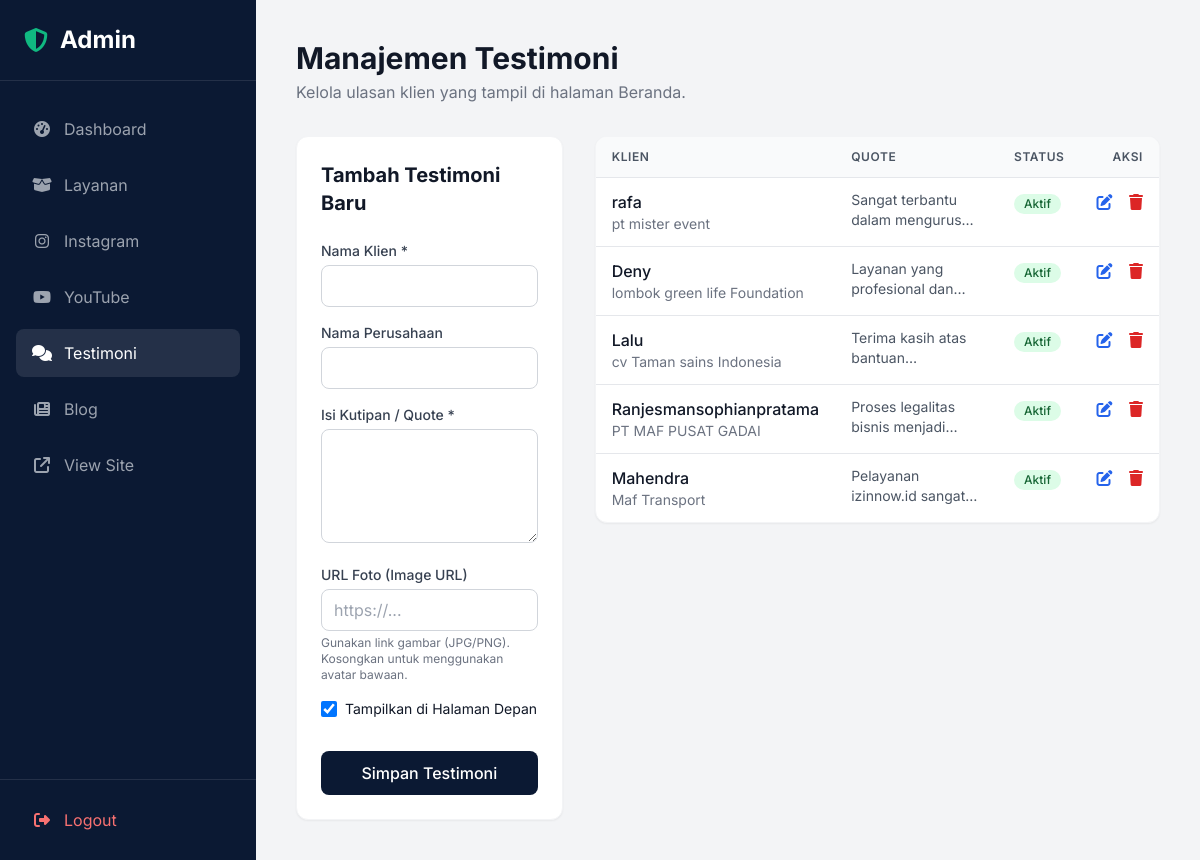
Page /admin/testimoni.php (signed in) on the committed database.
### tables this page shows
CREATE TABLE `testimonials` (
  `id` int(11) NOT NULL,
  `client_name` varchar(255) NOT NULL,
  `company_name` varchar(255) DEFAULT NULL,
  `quote` text NOT NULL,
  `image_url` varchar(255) DEFAULT NULL,
  `video_url` varchar(255) DEFAULT NULL,
  `is_active` tinyint(1) DEFAULT 1
);

### admin/testimoni.php (the view, shortened to what this page needs)
<?php
require_once '../includes/db.php';
include 'includes/header.php';
$stmt = $pdo->query("SELECT * FROM testimonials ORDER BY id DESC");
$testimonials = $stmt->fetchAll();
$editData = null;
?>
<div class="mb-8 flex justify-between items-center">
    <div>
        <h1 class="text-3xl font-bold text-gray-900">Manajemen Testimoni</h1>
        <p class="text-gray-500 mt-1">Kelola ulasan klien yang tampil di halaman Beranda.</p>
    </div>
</div>
<div class="grid grid-cols-1 lg:grid-cols-3 gap-8">
    <div class="lg:col-span-1 bg-white rounded-xl shadow-sm border border-gray-100 p-6 self-start sticky top-6">
        <h2 class="text-xl font-bold text-gray-900 mb-6"><?= $editData ? 'Edit Testimoni' : 'Tambah Testimoni Baru' ?></h2>
        <form action="testimoni.php" method="POST" class="space-y-4">
            <div>
                <label class="block text-sm font-medium text-gray-700 mb-1">Nama Klien *</label>
                <input type="text" name="client_name" required value="<?= htmlspecialchars($editData['client_name'] ?? '') ?>" class="w-full rounded-lg border border-gray-300 px-3 py-2 focus:ring-accent focus:border-accent">
            </div>
            <div>
                <label class="block text-sm font-medium text-gray-700 mb-1">Nama Perusahaan</label>
                <input type="text" name="company_name" value="<?= htmlspecialchars($editData['company_name'] ?? '') ?>" class="w-full rounded-lg border border-gray-300 px-3 py-2 focus:ring-accent focus:border-accent">
            </div>
            <div>
                <label class="block text-sm font-medium text-gray-700 mb-1">Isi Kutipan / Quote *</label>
                <textarea name="quote" required rows="4" class="w-full rounded-lg border border-gray-300 px-3 py-2 focus:ring-accent focus:border-accent"><?= htmlspecialchars($editData['quote'] ?? '') ?></textarea>
            </div>
            <div>
                <label class="block text-sm font-medium text-gray-700 mb-1">URL Foto (Image URL)</label>
                <input type="url" name="image_url" placeholder="https://..." value="<?= htmlspecialchars($editData['image_url'] ?? '') ?>" class="w-full rounded-lg border border-gray-300 px-3 py-2 focus:ring-accent focus:border-accent">
                <p class="text-xs text-gray-500 mt-1">Gunakan link gambar (JPG/PNG). Kosongkan untuk menggunakan avatar bawaan.</p>
            </div>
            <div class="flex items-center mt-4">
                <input type="checkbox" name="is_active" id="is_active" value="1" <?= (!$editData || $editData['is_active']) ? 'checked' : '' ?> class="h-4 w-4 text-accent border-gray-300 rounded focus:ring-accent">
                <label for="is_active" class="ml-2 block text-sm text-gray-900">Tampilkan di Halaman Depan</label>
            </div>
            <div class="pt-4">
                <button type="submit" class="w-full bg-primary text-white font-medium py-2.5 rounded-lg hover:bg-opacity-90 transition-colors">
                    <?= $editData ? 'Simpan Perubahan' : 'Simpan Testimoni' ?>
                </button>
            </div>
        </form>
    </div>
    <div class="lg:col-span-2">
        <div class="bg-white rounded-xl shadow-sm border border-gray-100 overflow-hidden">
            <div class="overflow-x-auto">
                <table class="w-full text-left border-collapse">
                    <thead>
                        <tr class="bg-gray-50 border-b border-gray-200">
                            <th class="py-3 px-4 text-xs font-semibold text-gray-600 uppercase tracking-wider">Klien</th>
                            <th class="py-3 px-4 text-xs font-semibold text-gray-600 uppercase tracking-wider">Quote</th>
                            <th class="py-3 px-4 text-xs font-semibold text-gray-600 uppercase tracking-wider">Status</th>
                            <th class="py-3 px-4 text-xs font-semibold text-gray-600 uppercase tracking-wider text-right">Aksi</th>
                        </tr>
                    </thead>
                    <tbody class="divide-y divide-gray-200">
                        <?php foreach ($testimonials as $t): ?>
                            <tr class="hover:bg-gray-50">
                                <td class="py-3 px-4 align-top">
                                    <div class="font-medium text-gray-900"><?= htmlspecialchars($t['client_name']) ?></div>
                                    <div class="text-sm text-gray-500"><?= htmlspecialchars($t['company_name']) ?></div>
                                </td>
                                <td class="py-3 px-4 align-top max-w-xs">
                                    <p class="text-sm text-gray-600 line-clamp-2" title="<?= htmlspecialchars($t['quote']) ?>">
                                        <?= htmlspecialchars($t['quote']) ?>
                                    </p>
                                </td>
                                <td class="py-3 px-4 align-top">
                                    <?php if ($t['is_active']): ?>
                                        <span class="inline-flex items-center px-2.5 py-0.5 rounded-full text-xs font-medium bg-green-100 text-green-800">Aktif</span>
                                    <?php else: ?>
                                        <span class="inline-flex items-center px-2.5 py-0.5 rounded-full text-xs font-medium bg-red-100 text-red-800">Nonaktif</span>
                                    <?php endif; ?>
                                </td>
                                <td class="py-3 px-4 align-top text-right whitespace-nowrap">
                                    <a href="testimoni.php?edit=<?= $t['id'] ?>" class="text-blue-600 hover:text-blue-900 mr-3" title="Edit">
                                        <i class="fa-solid fa-pen-to-square"></i>
                                    </a>
                                    <a href="testimoni.php?delete=<?= $t['id'] ?>" onclick="return confirm('Yakin ingin menghapus testimoni ini?');" class="text-red-600 hover:text-red-900" title="Hapus">
                                        <i class="fa-solid fa-trash"></i>
                                    </a>
                                </td>
                            </tr>
                        <?php endforeach; ?>
                    </tbody>
                </table>
            </div>
        </div>
    </div>
</div>
<?php include 'includes/footer.php'; ?>

### admin/includes/header.php (shortened to what this page needs)
<!DOCTYPE html>
<html lang="id">
<head>
    <link rel="stylesheet" href="https://cdnjs.cloudflare.com/ajax/libs/font-awesome/6.4.0/css/all.min.css">
    <script src="https://cdn.tailwindcss.com"></script>
</head>
<body class="bg-gray-100 font-sans text-gray-800 flex min-h-screen">
<?php if (isset($_SESSION['admin_logged_in'])): ?>
    <aside class="w-64 bg-primary text-white flex flex-col hidden md:flex shrink-0">
        <div class="p-6 text-2xl font-bold border-b border-white/10 flex items-center gap-3">
            <i class="fa-solid fa-shield-halved text-accent"></i> Admin
        </div>
        <nav class="flex-1 px-4 py-6 space-y-2">
            <a href="index.php" class="flex items-center gap-3 px-4 py-3 rounded-lg <?= basename($_SERVER['PHP_SELF']) == 'index.php' ? 'bg-white/10 text-white' : 'text-gray-400 hover:bg-white/5 hover:text-white' ?> transition-colors">
                <i class="fa-solid fa-gauge-high w-5 text-center"></i> Dashboard
            </a>
            <a href="layanan.php" class="flex items-center gap-3 px-4 py-3 rounded-lg <?= basename($_SERVER['PHP_SELF']) == 'layanan.php' ? 'bg-white/10 text-white' : 'text-gray-400 hover:bg-white/5 hover:text-white' ?> transition-colors">
                <i class="fa-solid fa-box-open w-5 text-center"></i> Layanan
            </a>
            <a href="instagram.php" class="flex items-center gap-3 px-4 py-3 rounded-lg <?= basename($_SERVER['PHP_SELF']) == 'instagram.php' ? 'bg-white/10 text-white' : 'text-gray-400 hover:bg-white/5 hover:text-white' ?> transition-colors">
                <i class="fa-brands fa-instagram w-5 text-center"></i> Instagram
            </a>
            <a href="youtube.php" class="flex items-center gap-3 px-4 py-3 rounded-lg <?= basename($_SERVER['PHP_SELF']) == 'youtube.php' ? 'bg-white/10 text-white' : 'text-gray-400 hover:bg-white/5 hover:text-white' ?> transition-colors">
                <i class="fa-brands fa-youtube w-5 text-center"></i> YouTube
            </a>
            <a href="testimoni.php" class="flex items-center gap-3 px-4 py-3 rounded-lg <?= basename($_SERVER['PHP_SELF']) == 'testimoni.php' ? 'bg-white/10 text-white' : 'text-gray-400 hover:bg-white/5 hover:text-white' ?> transition-colors">
                <i class="fa-solid fa-comments w-5 text-center"></i> Testimoni
            </a>
            <a href="blog.php" class="flex items-center gap-3 px-4 py-3 rounded-lg <?= basename($_SERVER['PHP_SELF']) == 'blog.php' ? 'bg-white/10 text-white' : 'text-gray-400 hover:bg-white/5 hover:text-white' ?> transition-colors">
                <i class="fa-solid fa-newspaper w-5 text-center"></i> Blog
            </a>
            <a href="../index.php" target="_blank" class="flex items-center gap-3 px-4 py-3 rounded-lg text-gray-400 hover:bg-white/5 hover:text-white transition-colors mt-8">
                <i class="fa-solid fa-arrow-up-right-from-square w-5 text-center"></i> View Site
            </a>
        </nav>
        <div class="p-4 border-t border-white/10">
            <a href="logout.php" class="flex items-center gap-3 px-4 py-3 text-red-400 hover:text-red-300 transition-colors w-full">
                <i class="fa-solid fa-right-from-bracket w-5 text-center"></i> Logout
            </a>
        </div>
    </aside>
    <div class="flex-1 flex flex-col min-w-0 overflow-hidden">
        <main class="flex-1 overflow-y-auto p-6 md:p-10">
<?php endif; ?>

### admin/includes/footer.php
<?php if (isset($_SESSION['admin_logged_in'])): ?>
        </main>
    </div>
<?php endif; ?>
</body>
</html>

### rows in the picture
testimonials: client_name "rafa", company_name "pt mister event", quote "Sangat terbantu dalam…", is_active "Aktif"
testimonials: client_name "Deny", company_name "lombok green life Foundation", quote "Layanan yang profesional…", is_active "Aktif"
testimonials: client_name "Lalu", company_name "cv Taman sains Indonesia", quote "Terima kasih atas…", is_active "Aktif"
testimonials: client_name "Ranjesmansophianpratama", company_name "PT MAF PUSAT GADAI", quote "Proses legalitas bisnis…", is_active "Aktif"
testimonials: client_name "Mahendra", company_name "Maf Transport", quote "Pelayanan izinnow.id…", is_active "Aktif"
